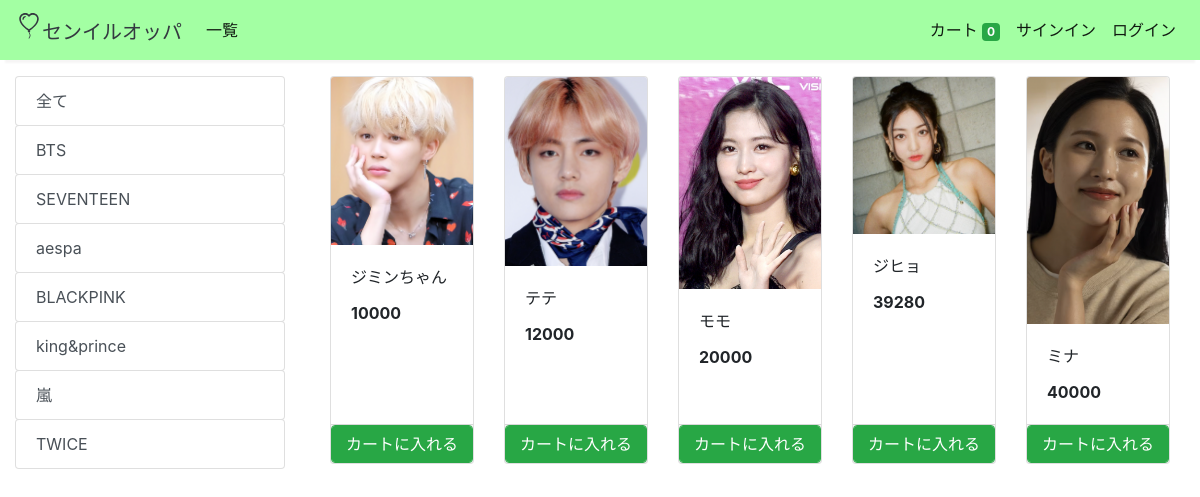
The page /store on the database as committed earlier.
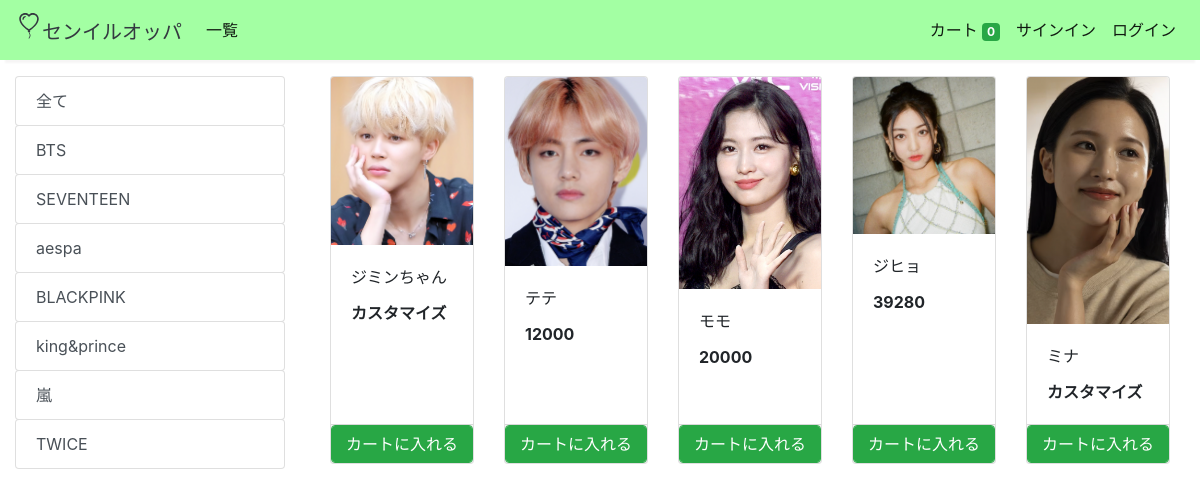
The same page on the database as committed later.
### store/models/product.py (models this page shows, shortened)
class Products(models.Model):
    name = models.CharField(max_length=60)
    price= models.CharField(max_length=60)
    category= models.ForeignKey(Category,on_delete=models.CASCADE,default=1 )
    description= models.CharField(max_length=250, default='', blank=True, null= True)
    image= models.ImageField(upload_to='uploads/products/')
    URL = models.CharField(max_length=60)
    @staticmethod
    def get_all_products():
        return Products.objects.all()

### store/views/home.py (the view)
# urls.py: path('' , include('store.urls')),
def store(request):
    cart = request.session.get('cart')
    if not cart:
        request.session['cart'] = {}
    products = None
    categories = Category.get_all_categories()
    categoryID = request.GET.get('category')
    if categoryID:
        products = Products.get_all_products_by_categoryid(categoryID)
    else:
        products = Products.get_all_products();
    data = {}
    data['products'] = products
    data['categories'] = categories
    print('you are : ', request.session.get('email'))
    return render(request, 'index.html', data)

### store/models/category.py (called while the page is built)
    @staticmethod
    def get_all_categories():
        return Category.objects.all()

### store/templatetags/cart.py (called while the page is built)
@register.filter (name='is_in_cart')
def is_in_cart(product, cart):
    keys = cart.keys ()
    for id in keys:
        if int (id) == product.id:
            return True
    return False;

### store/templatetags/custom_filter.py (called while the page is built)
@register.filter(name='currency')
def currency(number):
    return str(number)

### store/templates/index.html (shortened to what this page needs)
{% extends 'base.html' %}
{% block content %}
{% load cart %}
{% load custom_filter %}
<div class="container-fluid mt-3">
	<div class="row">
		<div class="col-lg-3 mx-auto">
			<div class="list-group">
				<a href="/" class="list-group-item list-group-item-action btn btn-outline-success">全て</a>
				{% for category in categories %}
				<a href="/?category={{category.id}}"
					class="list-group-item list-group-item-action btn btn-outline-success ">{{category.name}}</a>
				{% endfor %}
			</div>
		</div>
		<div id='products' class="col-lg-9 mx-auto">
			<div class="row mx-auto">
				{% for product in products %}
				<div class="card mx-auto mb-3" id={{product.id}} style="width: 9rem;">
					<img class="card-img-top" src="{{product.image.url}}" alt="Card image cap">
					<div class="card-body">
						<p class="card-title">{{product.name}}</p>
						<p class="card-text"><b>{{product.price|currency}}</b></p>
					</div>
					<div class="card-footer p-0 no-gutters">
						{% if product|is_in_cart:request.session.cart %}
						<div class="row no-gutters">
							<form action="/#{{product.id}}" class="col-2 " method="post">
								{% csrf_token %}
								<input hidden type="text" name='product' value='{{product.id}}'>
								<input hidden type="text" name='remove' value='True'>
								<input type="submit" value=" - " class="btn btn-block btn-success border-right">
							</form>
							<div class="text-center col btn btn-success">{{product|cart_quantity:request.session.cart}} in Cart</div>
							<form action="/#{{product.id}}" class="col-2 " method="post">
								{% csrf_token %}
								<input hidden type="text" name='product' value='{{product.id}}'>
								<input type="submit" value=" + " class="btn btn-block btn-success border-left">
							</form>
						</div>
						{% else %}
						<form action="/#{{product.id}}" method="POST" class="btn-block">
							<input type="submit" class="float-right btn btn-success form-control"
								value="カートに入れる">
						</form>
						{% endif %}
					</div>
				</div>
				{% endfor %}
			</div>
		</div>
	</div>
</div>
{% endblock %}

Rows that differ between the two databases and show on the page:
changed Products "ジミンちゃん": price "10000" → "カスタマイズ"
changed Products "ミナ": price "40000" → "カスタマイズ"
